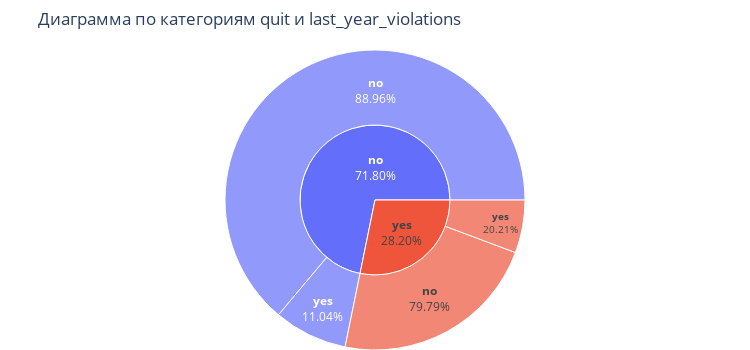

The code cell stored with this chart in its notebook:
### Markdown cell above
- **'last_year_promo'** у большей части уволившихся сотрудников не было повышения - 99.91%, у оставшихся - 96.10%, было повышение уволившихся - 0.09%, оставшихся - 3.9%.

### Code cell
pie(train_quit, 'quit', 'last_year_violations')

### Figure 1 — Plotly figure (JSON) as saved in the notebook; plotly's stock layout.template omitted (floating-point values rounded to 4 significant figures)
{"data": [{"branchvalues": "total", "domain": {"x": [0, 1], "y": [0, 1]}, "hovertemplate": "<b>%{label}</b><br>Количество: %{value}<br>Доля: %{percentParent:.2%}", "ids": ["no/no", "yes/no", "no/yes", "yes/yes", "no", "yes"], "insidetextorientation": "horizontal", "labels": ["no", "no", "yes", "yes", "no", "yes"], "name": "", "parents": ["no", "yes", "no", "yes", "", ""], "textinfo": "label+percent parent", "texttemplate": "<b>%{label}</b><br>%{percentParent:.2%}", "type": "sunburst", "values": [2555, 900, 317, 228, 2872, 1128]}], "layout": {"height": 350, "legend": {"tracegroupgap": 0}, "margin": {"b": 0, "l": 0, "r": 0, "t": 50}, "title": {"text": "Диаграмма по категориям quit и last_year_violations"}, "width": 750}}
